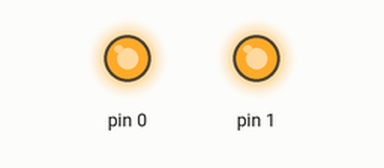
A sketch run on a simulated Arduino Uno, built with avr-gcc and run on an emulated ATmega328P. On the bench: output pins drawn as LEDs (lit = HIGH).

Above: at 0.5 s.
At 1.5 s:
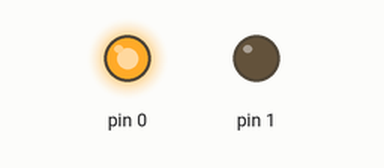
At 5.5 s:
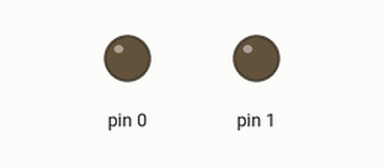
Timing chart, 0 to 6.9 s (numbered marks = the images above):
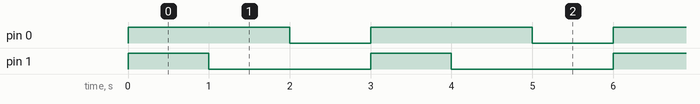

Measured:
- by itself, pin 0: alternates HIGH for 2.0 s and LOW for 1.0 s
- by itself, pin 1: alternates HIGH for 1.0 s and LOW for 2.0 s
- by itself, everything shown: repeats every 3.0 s, in 3 steps

The sketch:

led_aprindere_stingere.ino
```cpp
#define DDD1 1
#define PORTD1 1
#define DDD0 0
#define PORTD0 0

void setup() {
  DDRD = (1 << DDD1) | (1 << DDD0);
}

void loop() {
  PORTD = (1 << PORTD1) | (1 << PORTD0);
  delay(1000);

  PORTD &= ~(1 << PORTD1);
  delay(1000);

  PORTD &= ~(1 << PORTD0);
  delay(1000);
}
```
